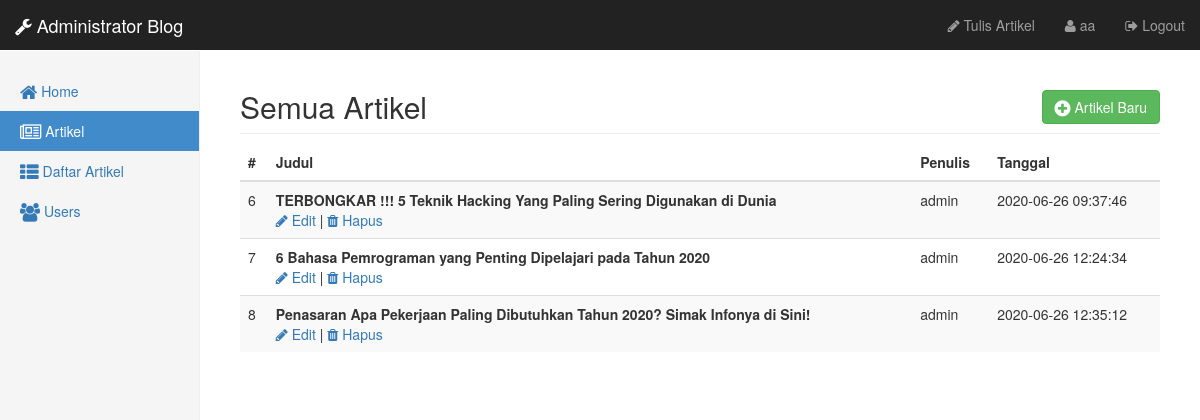
The page /admin/artikel/index.php (signed in) on the database its author committed.
### tables this page shows
CREATE TABLE `artikel` (
  `id` int(11) NOT NULL,
  `judul` varchar(255) NOT NULL,
  `isi` text NOT NULL,
  `tanggal` timestamp NOT NULL DEFAULT CURRENT_TIMESTAMP,
  `penulis` varchar(128) NOT NULL
);

### admin/artikel/data_artikel.php (the view)
<div class="col-sm-9 col-sm-offset-3 col-md-10 col-md-offset-2 main">
  <h2 class="sub-header">Semua Artikel <a href="tambah_artikel.php" class="btn btn-success pull-right"><i class="fa fa-plus-circle fa-lg"></i> Artikel Baru</a></h2>
  <div class="table-responsive">
    <table class="table table-striped">
      <thead>
        <tr>
          <th>#</th>
          <th>Judul</th>
          <th>Penulis</th>
          <th>Tanggal</th>
        </tr>
      </thead>
      <tbody>
          <?php
            $query = mysqli_query($koneksi, "SELECT id, judul, penulis, tanggal FROM artikel");
            while ($artikel = mysqli_fetch_array($query)){
                echo "<tr>";
                echo "<td>".$artikel['id']."</td>";
                echo "<td><b>".$artikel['judul']."</b><br/>";
                echo "<a href='edit_artikel.php?id=".$artikel['id']."'><i class='fa fa-pencil'></i> Edit</a> | ";
                echo "<a href='hapus_artikel.php?id=".$artikel['id']."'><i class='fa fa-trash'></i> Hapus</a>";
                echo "</td>";
                echo "<td>".$artikel['penulis']."</td>";
                echo "<td>".$artikel['tanggal']."</td>";
                echo "</tr>";
            }
          ?>
      </tbody>
    </table>
  </div>
</div>

### rows shown on the page
artikel: id "6", judul "TERBONGKAR !!! 5 Teknik Hacking Yang Paling Sering Digunakan di Dunia", penulis "admin", tanggal "2020-06-26 09:37:46"
artikel: id "7", judul "6 Bahasa Pemrograman yang Penting Dipelajari pada Tahun 2020", penulis "admin", tanggal "2020-06-26 12:24:34"
artikel: id "8", judul "Penasaran Apa Pekerjaan Paling Dibutuhkan Tahun 2020? Simak Infonya di Sini!", penulis "admin", tanggal "2020-06-26 12:35:12"

### other values the page prints
$_SESSION['username'] "aa"
